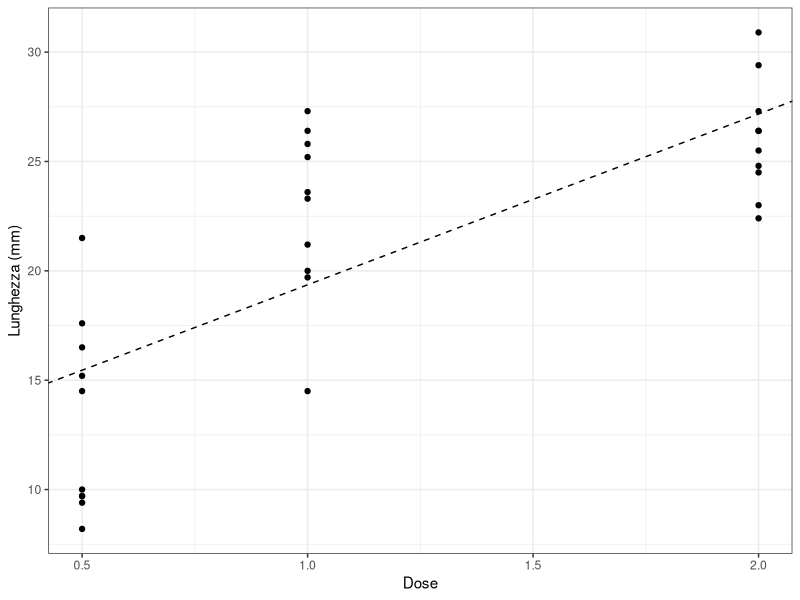

Source code (R):
## ---- chunk 1
knitr::opts_chunk$set(echo = F, eval = T, message = F, warning = F, error = F, comment = NA, cache = F, include = T, R.options = list(width = 100), collapse = T, dpi = 200, fig.align = "center", fig.height = 4, fig.width = 8)
## ---- chunk 2
lunghezza <- c(15.2, 21.5, 17.6, 9.7, 14.5, 10.0, 8.2, 9.4, 16.5, 9.7, 19.7, 23.3, 23.6, 26.4, 20, 25.2, 25.8, 21.2, 14.5, 27.3, 25.5, 26.4, 22.4, 24.5, 24.8, 30.9, 26.4, 27.3, 29.4, 23)
dose <- c(rep(0.5,10),rep(1, 10), rep(2, 10))
data_dip <- data.frame(lunghezza,dose)
knitr::kable(list(data_dip[1:10,], data_dip[11:20,], data_dip[21:30,]), row.names = FALSE) 
## ---- chunk 3
tab <- addmargins(table(data_dip),2)
colnames(tab) <- c("0.5","1","2","Totale")
knitr::kable(list(tab[1:12,],tab[13:25,]))
## ---- chunk 4
n <- nrow(data_dip)
ff <- table(data_dip) / n
f_x <- table(data_dip$lunghezza) / n
f_y <- table(data_dip$dose) / n

tab <- addmargins(n*outer(f_x, f_y),2)
colnames(tab) <- c("0.5","1","2","Totale")
knitr::kable(list(tab[1:12,],tab[13:25,]), digits=2)
## ---- chunk 5
chisq <- function(nn){
  
  n <- sum(nn)
  ff <- nn / n
  f_x <- apply(ff,1,sum)
  f_y <- apply(ff,2,sum)
  f_e <- outer(f_x, f_y)
  n* (sum(ff^2/f_e) - 1)
}

chisq.norm <- function(nn){
  n <- sum(nn)
  d <- min(dim(nn)-1)
  chisq(nn) / (n * d)
}

#chisq(table(data_dip))
#chisq.norm(table(data_dip))
## ---- chunk 6
tab <- data.frame(n = tapply(data_dip$lunghezza,data_dip$dose,length),
                  media = tapply(data_dip$lunghezza,data_dip$dose,mean),
                  var = tapply(data_dip$lunghezza,data_dip$dose,function(x) mean(x^2) - mean(x)^2),
                  dev = tapply(data_dip$lunghezza,data_dip$dose,function(x) length(x)*(mean(x^2) - mean(x)^2))
                  )
colnames(tab) <- c("Numerosità","Media","Varianza","Devianza")
knitr::kable(tab)
## ---- chunk 7
# summary(lm(lunghezza ~ as.factor(dose), data=data_dip))
# anova(lm(lunghezza ~ as.factor(dose), data=data_dip))
## ---- chunk 8
# summary(lm(lunghezza ~ dose, data=data_dip))
library(ggplot2)
ggplot(data=data_dip, aes(x = dose, y = lunghezza)) + geom_point() + theme_bw() +  xlab("Dose") + ylab("Lunghezza (mm)") + geom_abline(slope = 7.811, intercept = 11.550, linetype="dashed")
